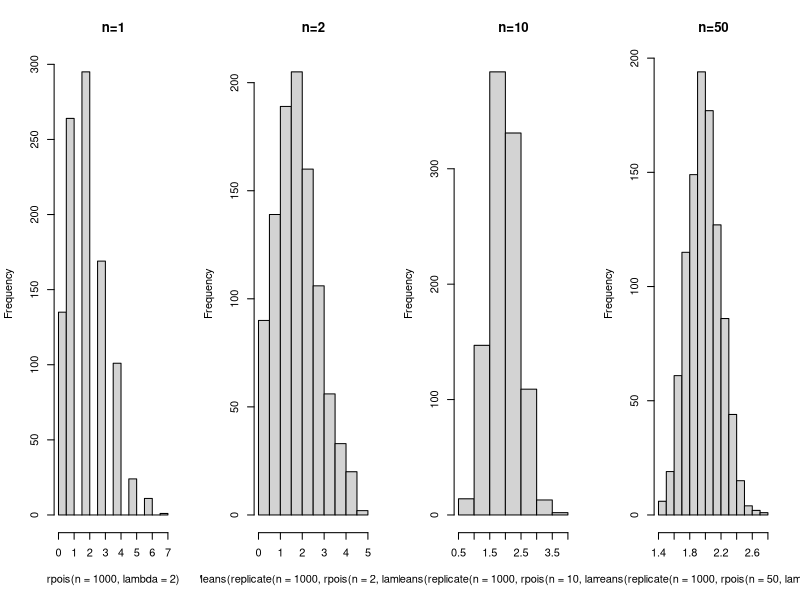
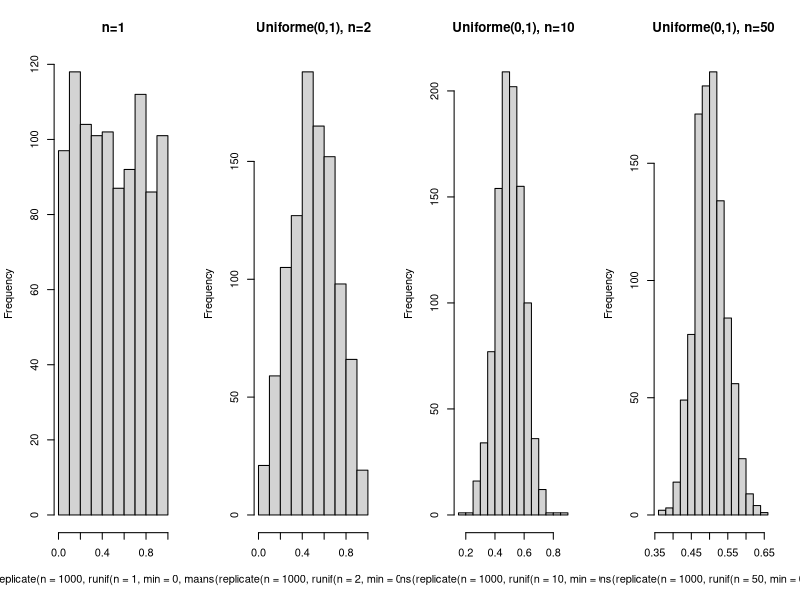

These figures' R source, in order:
## ---- chunk 1
knitr::opts_chunk$set(echo = TRUE)
## ---- chunk 2
par(mfrow=c(1,4))
hist( rpois( n = 1000, lambda = 2), main = "n=1")
hist( colMeans( replicate( n = 1000, rpois( n = 2, lambda = 2))), main="n=2")
hist( colMeans( replicate( n = 1000, rpois( n = 10, lambda = 2))), main="n=10")
hist( colMeans( replicate( n = 1000, rpois( n = 50, lambda = 2))), main="n=50")
## ---- chunk 3
par(mfrow=c(1,4))
hist( replicate( n = 1000, runif( n = 1, min = 0, max = 1)), main="n=1")
hist( colMeans( replicate( n = 1000, runif( n = 2, min = 0, max = 1))), main="Uniforme(0,1), n=2")
hist( colMeans( replicate( n = 1000, runif( n = 10, min = 0, max = 1))), main="Uniforme(0,1), n=10")
hist( colMeans( replicate( n = 1000, runif( n = 50, min = 0, max = 1))), main="Uniforme(0,1), n=50")
